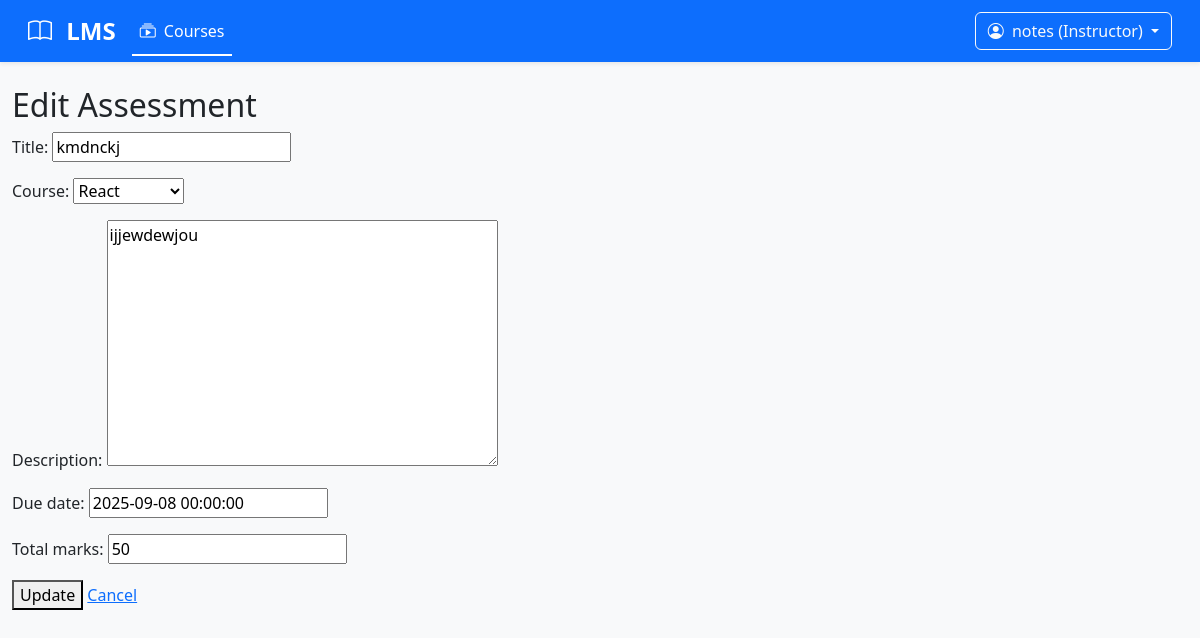
Page /assessments/assessments/edit/2/ (signed in) on the committed database.
### assessments/models.py (models this page shows, shortened)
class Assessment(models.Model):
    title = models.CharField(max_length=200)
    description = models.TextField()
    created_at = models.DateTimeField(auto_now_add=True)
    due_date = models.DateTimeField()
    total_marks = models.IntegerField()
    course = models.ForeignKey(Course, on_delete=models.CASCADE, related_name='assessments')

### courses/models.py (models this page shows)
class Course(models.Model):
    title = models.CharField(max_length=200)  # Title of the course
    description = models.TextField()          # Detailed course description
    instructor = models.ForeignKey(User, on_delete=models.CASCADE)  # Who created this course
    difficulty = models.CharField(max_length=20, choices=DIFFICULTY_CHOICES)  # Difficulty level
    created_at = models.DateTimeField(auto_now_add=True)  # Auto-set to current date when created
    def __str__(self):
        return self.title  # When we print this model, it shows course title

### assessments/views.py (the view)
# urls.py: path('assessments/edit/<int:pk>/', views.edit_assessment, name='edit_assessment'),
@user_passes_test(is_instructor)
@login_required
def edit_assessment(request, pk):
    assessment = get_object_or_404(Assessment, pk=pk)
    form = AssessmentForm(request.POST or None, instance=assessment)
    if form.is_valid():
        form.save()
        return redirect('assessment_list')
    return render(request, 'assessments/edit_assessment.html', {'form': form})

### assessments/forms.py
class AssessmentForm(forms.ModelForm):
    class Meta:
        model = Assessment
        fields = ['title', 'course', 'description', 'due_date', 'total_marks']

### assessments/views.py (called while the page is built)
def is_instructor(user):
    return user.groups.filter(name='Instructor').exists()

### notifications/context_processors.py (called while the page is built)
def unread_notifications(request):
    if request.user.is_authenticated:
        unread_count = Notification.objects.filter(user=request.user, is_read=False).count()
    else:
        unread_count = 0
    return {'unread_notification_count': unread_count}

### assessments/templates/assessments/edit_assessment.html (shortened to what this page needs)
{% extends 'base.html' %}
{% block content %}
  <h2>Edit Assessment</h2>
  <form method="post">
    {{ form.as_p }}
    <button type="submit">Update</button>
    <a href="{% url 'assessment_list' %}">Cancel</a>
  </form>
{% endblock %}

### templates/navbar.html (shortened to what this page needs)
<nav class="navbar navbar-expand-lg navbar-dark bg-primary shadow-sm">
    <div class="container-fluid">
        <a class="navbar-brand fw-bold" href="#">
            <i class="bi bi-book me-2"></i> LMS
        </a>
        <div class="collapse navbar-collapse" id="navbarContent">
            <ul class="navbar-nav me-auto">
                <li class="nav-item">
                    <a class="nav-link active" href="{% url 'student_course_list' %}">
                        <i class="bi bi-collection-play me-1"></i> Courses
                    </a>
                </li>
            </ul>
            <div class="d-flex align-items-center">
                {% if user.is_authenticated %}
                <div class="dropdown">
                    <button class="btn btn-outline-light dropdown-toggle" type="button"
                            id="userDropdown" data-bs-toggle="dropdown" aria-expanded="false">
                        <i class="bi bi-person-circle me-1"></i>
                        {{ user.username }}
                        {% with group=user.groups.first %}
                            {% if group %}
                                ({{ group.name }})
                            {% endif %}
                        {% endwith %}
                    </button>
                </div>
                {% endif %}
            </div>
        </div>
    </div>
</nav>

### static/css/custom.css (style rules this page uses)
body { font-family: 'Segoe UI', system-ui, sans-serif; background-color: #f8f9fa; }
.navbar { box-shadow: 0 2px 4px rgba(0,0,0,0.1); }
.navbar { padding: 0.5rem 1rem; }
.navbar-brand { font-size: 1.5rem; }
.dropdown-toggle::after { border-top-color: white; }
.nav-link.active { position: relative; }
.nav-link.active::after { content: ''; position: absolute; bottom: -5px; left: 0; width: 100%; height: 2px; background: white; }

### rows in the picture
Assessment: title "kmdnckj", course "React", description "ijjewdewjou", due_date "2025-09-08 00:00:00", total_marks "50"

### other values in the picture
{{ user.username }} "notes"
{{ group.name }} "Instructor"
